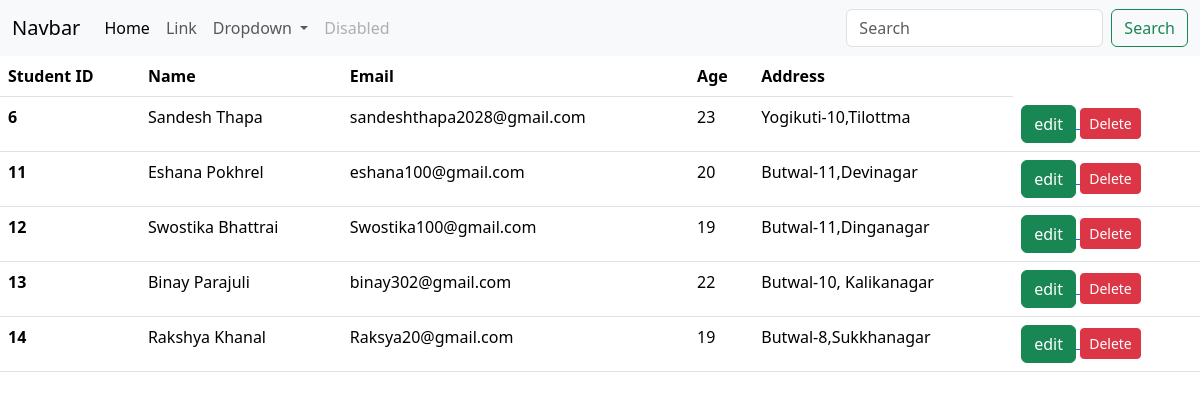
The page / on the database its author committed.
### crud_app/models.py (models this page shows)
class Student(models.Model):
        name=models.CharField(max_length=20)
        email=models.EmailField()
        age=models.IntegerField()
        address=models.TextField()
        isdelete = models. BooleanField (default = False)

### crud_app/views.py (the view)
# urls.py: path("",views.show,name='home'),
def show(request):
    data=Student.objects.filter (isdelete = False)
    return render(request,'home.html',{'a':data})

### crud_app/templates/home.html (shortened to what this page needs)
<!DOCTYPE html>
{% load static %}
<html lang="en">
<head>
    <link href="https://cdn.jsdelivr.net/npm/bootstrap@5.3.8/dist/css/bootstrap.min.css" rel="stylesheet">
    <link rel="stylesheet" href="https://cdnjs.cloudflare.com/ajax/libs/font-awesome/7.0.1/css/all.min.css" />
</head>
<body>
    <nav class="navbar navbar-expand-lg bg-body-tertiary">
  <div class="container-fluid">
    <a class="navbar-brand" href="#">Navbar</a>
    <div class="collapse navbar-collapse" id="navbarSupportedContent">
      <ul class="navbar-nav me-auto mb-2 mb-lg-0">
        <li class="nav-item">
          <a class="nav-link active" aria-current="page" href="#">Home</a>
        </li>
        <li class="nav-item">
          <a class="nav-link" href="#">Link</a>
        </li>
        <li class="nav-item dropdown">
          <a class="nav-link dropdown-toggle" href="#" role="button" data-bs-toggle="dropdown" aria-expanded="false">
            Dropdown
          </a>
        </li>
        <li class="nav-item">
          <a class="nav-link disabled" aria-disabled="true">Disabled</a>
        </li>
      </ul>
      <form class="d-flex" role="search">
        <input class="form-control me-2" type="search" placeholder="Search" aria-label="Search"/>
        <button class="btn btn-outline-success" type="submit">Search</button>
      </form>
    </div>
  </div>
    </nav>
    <table class="table">
  <thead>
    <tr>
      <th scope="col">Student ID</th>
      <th scope="col">Name</th>
      <th scope="col">Email</th>
      <th scope="col">Age</th>
      <th scope="col">Address</th>
    </tr>
  </thead>
  <tbody>
    {% for i in a %}
    <tr>
      <th scope="row">{{i.id}}</th>
      <td>{{i.name}}</td>
      <td>{{i.email}}</td>
      <td>{{i.age}}</td>
      <td>{{i.address}}</td>
       <td>
        <a href="{% url 'edit' i.id %}">
         <button type="button" class="btn btn-success">edit</button>
         </a>
       <a href="{% url 'delete_data' i.id %}"class="btn btn-danger btn-sm"
             onclick="return confirm('Are you sure you want to delete this student?')">
             Delete</a>
       </td>
    </tr>
    {% endfor %}
  </tbody>
</table>
</body>
</html>

### rows shown on the page
Student: id "6", name "Sandesh Thapa", email "sandeshthapa2028@gmail.com", age "23", address "Yogikuti-10,Tilottma"
Student: id "11", name "Eshana Pokhrel", email "eshana100@gmail.com", age "20", address "Butwal-11,Devinagar"
Student: id "12", name "Swostika Bhattrai", email "Swostika100@gmail.com", age "19", address "Butwal-11,Dinganagar"
Student: id "13", name "Binay Parajuli", email "binay302@gmail.com", age "22", address "Butwal-10, Kalikanagar"
Student: id "14", name "Rakshya Khanal", email "Raksya20@gmail.com", age "19", address "Butwal-8,Sukkhanagar"
